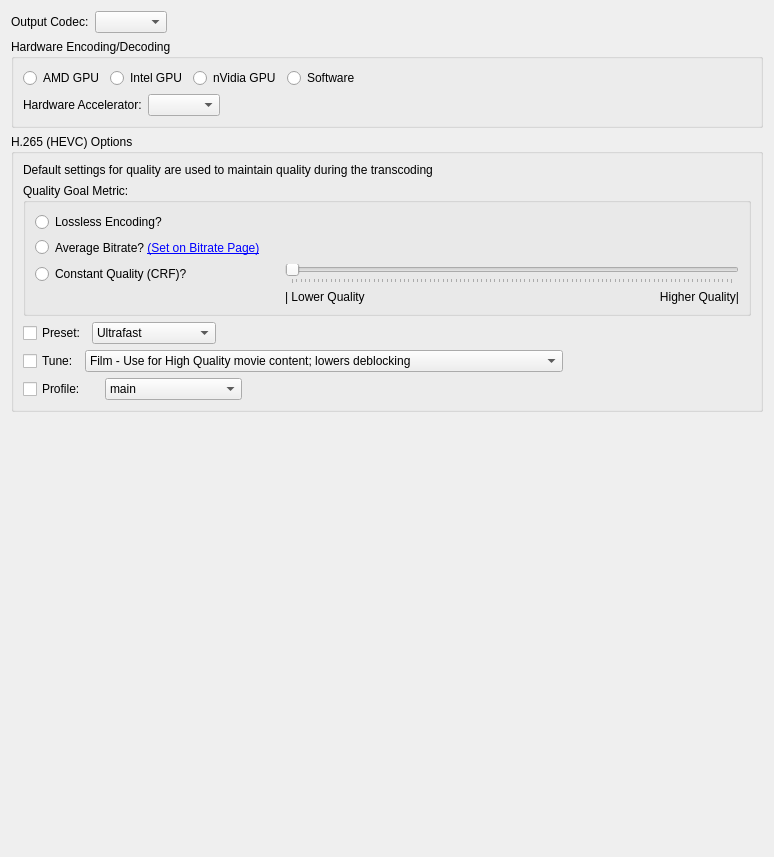
<?xml version="1.0" encoding="UTF-8"?>
<ui version="4.0">
 <class>NMediaManager::NPreferences::NUi::CTranscodeVideoCodec</class>
 <widget class="QWidget" name="NMediaManager::NPreferences::NUi::CTranscodeVideoCodec">
  <property name="geometry">
   <rect>
    <x>0</x>
    <y>0</y>
    <width>774</width>
    <height>857</height>
   </rect>
  </property>
  <property name="windowTitle">
   <string>Form</string>
  </property>
  <layout class="QGridLayout" name="gridLayout_2">
   <item row="0" column="0">
    <layout class="QHBoxLayout" name="horizontalLayout_2">
     <item>
      <widget class="QLabel" name="label_3">
       <property name="text">
        <string>Output Codec:</string>
       </property>
      </widget>
     </item>
     <item>
      <widget class="QComboBox" name="videoCodec"/>
     </item>
     <item>
      <spacer name="horizontalSpacer_3">
       <property name="orientation">
        <enum>Qt::Horizontal</enum>
       </property>
       <property name="sizeHint" stdset="0">
        <size>
         <width>40</width>
         <height>20</height>
        </size>
       </property>
      </spacer>
     </item>
    </layout>
   </item>
   <item row="1" column="0">
    <widget class="QGroupBox" name="groupBox_2">
     <property name="title">
      <string>Hardware Encoding/Decoding</string>
     </property>
     <layout class="QGridLayout" name="gridLayout_5">
      <item row="1" column="3">
       <widget class="QRadioButton" name="softwareTranscode">
        <property name="text">
         <string>Software</string>
        </property>
       </widget>
      </item>
      <item row="1" column="2">
       <widget class="QRadioButton" name="nvidiaGPUTranscode">
        <property name="text">
         <string>nVidia GPU</string>
        </property>
       </widget>
      </item>
      <item row="1" column="0">
       <widget class="QRadioButton" name="amdGPUTranscode">
        <property name="text">
         <string>AMD GPU</string>
        </property>
       </widget>
      </item>
      <item row="1" column="1">
       <widget class="QRadioButton" name="intelGPUTranscode">
        <property name="text">
         <string>Intel GPU</string>
        </property>
       </widget>
      </item>
      <item row="1" column="4">
       <spacer name="horizontalSpacer_2">
        <property name="orientation">
         <enum>Qt::Horizontal</enum>
        </property>
        <property name="sizeHint" stdset="0">
         <size>
          <width>590</width>
          <height>20</height>
         </size>
        </property>
       </spacer>
      </item>
      <item row="2" column="0" colspan="5">
       <layout class="QHBoxLayout" name="horizontalLayout_3">
        <item>
         <widget class="QLabel" name="label_2">
          <property name="text">
           <string>Hardware Accelerator:</string>
          </property>
         </widget>
        </item>
        <item>
         <widget class="QComboBox" name="hwAccel"/>
        </item>
        <item>
         <spacer name="horizontalSpacer_4">
          <property name="orientation">
           <enum>Qt::Horizontal</enum>
          </property>
          <property name="sizeHint" stdset="0">
           <size>
            <width>37</width>
            <height>17</height>
           </size>
          </property>
         </spacer>
        </item>
       </layout>
      </item>
     </layout>
    </widget>
   </item>
   <item row="2" column="0">
    <widget class="QGroupBox" name="h265Options">
     <property name="title">
      <string>H.265 (HEVC) Options</string>
     </property>
     <layout class="QGridLayout" name="gridLayout_3">
      <item row="7" column="0" colspan="3">
       <layout class="QHBoxLayout" name="horizontalLayout">
        <item>
         <widget class="QCheckBox" name="useProfile">
          <property name="sizePolicy">
           <sizepolicy hsizetype="Maximum" vsizetype="Fixed">
            <horstretch>0</horstretch>
            <verstretch>0</verstretch>
           </sizepolicy>
          </property>
          <property name="text">
           <string>Profile:</string>
          </property>
         </widget>
        </item>
        <item>
         <widget class="QLabel" name="label_4">
          <property name="sizePolicy">
           <sizepolicy hsizetype="Maximum" vsizetype="Preferred">
            <horstretch>0</horstretch>
            <verstretch>0</verstretch>
           </sizepolicy>
          </property>
          <property name="text">
           <string/>
          </property>
         </widget>
        </item>
        <item>
         <widget class="QComboBox" name="profile">
          <item>
           <property name="text">
            <string>main</string>
           </property>
          </item>
          <item>
           <property name="text">
            <string>main-intra</string>
           </property>
          </item>
          <item>
           <property name="text">
            <string>mainstillpicture</string>
           </property>
          </item>
          <item>
           <property name="text">
            <string>main444-8</string>
           </property>
          </item>
          <item>
           <property name="text">
            <string>main444-intra</string>
           </property>
          </item>
          <item>
           <property name="text">
            <string>main444-stillpicture</string>
           </property>
          </item>
          <item>
           <property name="text">
            <string>main10</string>
           </property>
          </item>
          <item>
           <property name="text">
            <string>main10-intra</string>
           </property>
          </item>
          <item>
           <property name="text">
            <string>main422-10</string>
           </property>
          </item>
          <item>
           <property name="text">
            <string>main422-10-intra</string>
           </property>
          </item>
          <item>
           <property name="text">
            <string>main444-10</string>
           </property>
          </item>
          <item>
           <property name="text">
            <string>main444-10-intra</string>
           </property>
          </item>
          <item>
           <property name="text">
            <string>main12</string>
           </property>
          </item>
          <item>
           <property name="text">
            <string>main12-intra</string>
           </property>
          </item>
          <item>
           <property name="text">
            <string>main422-12</string>
           </property>
          </item>
          <item>
           <property name="text">
            <string>main422-12-intra</string>
           </property>
          </item>
          <item>
           <property name="text">
            <string>main444-12</string>
           </property>
          </item>
          <item>
           <property name="text">
            <string>main444-12-intra</string>
           </property>
          </item>
         </widget>
        </item>
        <item>
         <spacer name="horizontalSpacer">
          <property name="orientation">
           <enum>Qt::Horizontal</enum>
          </property>
          <property name="sizeHint" stdset="0">
           <size>
            <width>40</width>
            <height>20</height>
           </size>
          </property>
         </spacer>
        </item>
       </layout>
      </item>
      <item row="0" column="0" colspan="2">
       <widget class="QLabel" name="label_7">
        <property name="text">
         <string>Default settings for quality are used to maintain quality during the transcoding</string>
        </property>
       </widget>
      </item>
      <item row="5" column="0" colspan="3">
       <layout class="QHBoxLayout" name="horizontalLayout_4">
        <item>
         <widget class="QCheckBox" name="usePreset">
          <property name="text">
           <string>Preset:</string>
          </property>
         </widget>
        </item>
        <item>
         <widget class="QComboBox" name="preset">
          <property name="sizePolicy">
           <sizepolicy hsizetype="Maximum" vsizetype="Fixed">
            <horstretch>0</horstretch>
            <verstretch>0</verstretch>
           </sizepolicy>
          </property>
          <item>
           <property name="text">
            <string>Ultrafast</string>
           </property>
          </item>
          <item>
           <property name="text">
            <string>Superfast</string>
           </property>
          </item>
          <item>
           <property name="text">
            <string>Very Fast</string>
           </property>
          </item>
          <item>
           <property name="text">
            <string>Faster</string>
           </property>
          </item>
          <item>
           <property name="text">
            <string>Fast</string>
           </property>
          </item>
          <item>
           <property name="text">
            <string>Medium - Default</string>
           </property>
          </item>
          <item>
           <property name="text">
            <string>Slow</string>
           </property>
          </item>
          <item>
           <property name="text">
            <string>Slower</string>
           </property>
          </item>
          <item>
           <property name="text">
            <string>Very Slow</string>
           </property>
          </item>
         </widget>
        </item>
        <item>
         <spacer name="horizontalSpacer_6">
          <property name="orientation">
           <enum>Qt::Horizontal</enum>
          </property>
          <property name="sizeHint" stdset="0">
           <size>
            <width>40</width>
            <height>20</height>
           </size>
          </property>
         </spacer>
        </item>
       </layout>
      </item>
      <item row="6" column="0" colspan="3">
       <layout class="QHBoxLayout" name="horizontalLayout_5">
        <item>
         <widget class="QCheckBox" name="useTune">
          <property name="text">
           <string>Tune:</string>
          </property>
         </widget>
        </item>
        <item>
         <widget class="QComboBox" name="tune">
          <property name="sizePolicy">
           <sizepolicy hsizetype="Maximum" vsizetype="Fixed">
            <horstretch>0</horstretch>
            <verstretch>0</verstretch>
           </sizepolicy>
          </property>
          <item>
           <property name="text">
            <string>Film - Use for High Quality movie content; lowers deblocking</string>
           </property>
          </item>
          <item>
           <property name="text">
            <string>Animation - Good for Cartoons; uses higher deblocking and more reference frames</string>
           </property>
          </item>
          <item>
           <property name="text">
            <string>Grain - Preserves the grain structure in old, grainy fim material</string>
           </property>
          </item>
          <item>
           <property name="text">
            <string>Still Image - Good for slideshow-like content</string>
           </property>
          </item>
          <item>
           <property name="text">
            <string>Fast Decode - Allows faster decoding by disabling certain filters</string>
           </property>
          </item>
          <item>
           <property name="text">
            <string>Zero Latency - Good for fast encoding and low-latency streaming</string>
           </property>
          </item>
         </widget>
        </item>
        <item>
         <spacer name="horizontalSpacer_7">
          <property name="orientation">
           <enum>Qt::Horizontal</enum>
          </property>
          <property name="sizeHint" stdset="0">
           <size>
            <width>40</width>
            <height>20</height>
           </size>
          </property>
         </spacer>
        </item>
       </layout>
      </item>
      <item row="1" column="0" colspan="3">
       <widget class="QGroupBox" name="groupBox_3">
        <property name="title">
         <string>Quality Goal Metric:</string>
        </property>
        <property name="checkable">
         <bool>false</bool>
        </property>
        <layout class="QGridLayout" name="gridLayout">
         <item row="1" column="2" colspan="2">
          <spacer name="horizontalSpacer_5">
           <property name="orientation">
            <enum>Qt::Horizontal</enum>
           </property>
           <property name="sizeHint" stdset="0">
            <size>
             <width>40</width>
             <height>20</height>
            </size>
           </property>
          </spacer>
         </item>
         <item row="3" column="2">
          <widget class="QLabel" name="label_5">
           <property name="text">
            <string>| Lower Quality</string>
           </property>
           <property name="alignment">
            <set>Qt::AlignLeading|Qt::AlignLeft|Qt::AlignVCenter</set>
           </property>
          </widget>
         </item>
         <item row="2" column="2" colspan="2">
          <widget class="QSlider" name="explicitCRFSlider">
           <property name="maximum">
            <number>102</number>
           </property>
           <property name="singleStep">
            <number>1</number>
           </property>
           <property name="orientation">
            <enum>Qt::Horizontal</enum>
           </property>
           <property name="tickPosition">
            <enum>QSlider::TicksBelow</enum>
           </property>
           <property name="tickInterval">
            <number>1</number>
           </property>
          </widget>
         </item>
         <item row="1" column="0">
          <widget class="QRadioButton" name="useAvgBitrate">
           <property name="sizePolicy">
            <sizepolicy hsizetype="Maximum" vsizetype="Fixed">
             <horstretch>0</horstretch>
             <verstretch>0</verstretch>
            </sizepolicy>
           </property>
           <property name="text">
            <string/>
           </property>
          </widget>
         </item>
         <item row="3" column="3">
          <widget class="QLabel" name="label">
           <property name="text">
            <string>Higher Quality|</string>
           </property>
           <property name="alignment">
            <set>Qt::AlignRight|Qt::AlignTrailing|Qt::AlignVCenter</set>
           </property>
          </widget>
         </item>
         <item row="1" column="1">
          <widget class="QLabel" name="useAvgBitrateLabel">
           <property name="text">
            <string>&lt;html&gt;&lt;head/&gt;&lt;body&gt;&lt;p&gt; Average Bitrate? &lt;a href=&quot;app://foobar.com&quot;&gt;&lt;span style=&quot; text-decoration: underline; color:#0000ff;&quot;&gt;(Set on Bitrate Page)&lt;/span&gt;&lt;/a&gt;&lt;/p&gt;&lt;/body&gt;&lt;/html&gt;</string>
           </property>
           <property name="textInteractionFlags">
            <set>Qt::LinksAccessibleByMouse|Qt::TextSelectableByKeyboard|Qt::TextSelectableByMouse</set>
           </property>
           <property name="buddy">
            <cstring>useAvgBitrate</cstring>
           </property>
          </widget>
         </item>
         <item row="0" column="0" colspan="4">
          <widget class="QRadioButton" name="losslessEncoding">
           <property name="text">
            <string>Lossless Encoding?</string>
           </property>
          </widget>
         </item>
         <item row="2" column="0" colspan="2">
          <widget class="QRadioButton" name="useCRF">
           <property name="text">
            <string>Constant Quality (CRF)?</string>
           </property>
          </widget>
         </item>
        </layout>
       </widget>
      </item>
     </layout>
    </widget>
   </item>
   <item row="3" column="0">
    <spacer name="verticalSpacer_7">
     <property name="orientation">
      <enum>Qt::Vertical</enum>
     </property>
     <property name="sizeHint" stdset="0">
      <size>
       <width>20</width>
       <height>231</height>
      </size>
     </property>
    </spacer>
   </item>
  </layout>
 </widget>
 <tabstops>
  <tabstop>videoCodec</tabstop>
  <tabstop>amdGPUTranscode</tabstop>
  <tabstop>intelGPUTranscode</tabstop>
  <tabstop>nvidiaGPUTranscode</tabstop>
  <tabstop>softwareTranscode</tabstop>
  <tabstop>hwAccel</tabstop>
  <tabstop>losslessEncoding</tabstop>
  <tabstop>useAvgBitrate</tabstop>
  <tabstop>useCRF</tabstop>
  <tabstop>explicitCRFSlider</tabstop>
  <tabstop>usePreset</tabstop>
  <tabstop>preset</tabstop>
  <tabstop>useTune</tabstop>
  <tabstop>tune</tabstop>
  <tabstop>useProfile</tabstop>
  <tabstop>profile</tabstop>
 </tabstops>
 <resources>
  <include location="../../UI/resources/application.qrc"/>
 </resources>
 <connections/>
</ui>
